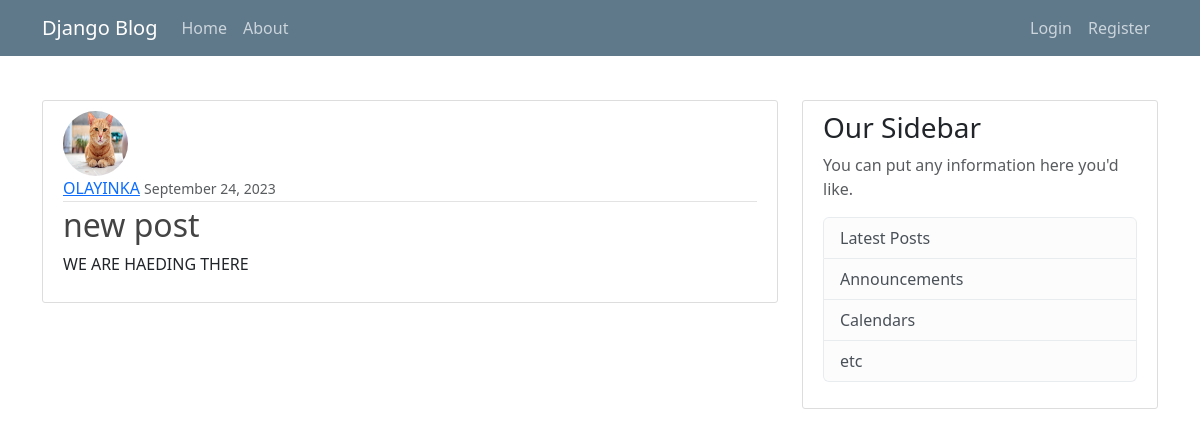
Screenshot of /post/3/ with the database file from the repository.
### blog/models.py (models this page shows, shortened)
class Chat(models.Model):
    title = models.CharField(max_length=80)
    content = models.TextField()
    date_posted = models.DateTimeField(default=timezone.now)
    author = models.ForeignKey(User, on_delete=models.CASCADE)

### users/models.py (models this page shows, shortened)
class Profile(models.Model):
    user = models.OneToOneField(User, on_delete=models.CASCADE)
    image = models.ImageField(default='default.jpg', upload_to='profile_pics')

### blog/views.py (the view)
# urls.py: path('post/<int:pk>/', ChatDetailView.as_view(), name='chat-detail'),
class ChatDetailView(DetailView):
    model = Chat

### blog/templates/blog/chat_detail.html (shortened to what this page needs)
{% extends "blog/base.html" %}
{% block content %}
    <article class="media content-section">
        <img src="{{ object.author.profile.image.url }}" alt="image" class="rounded-circle article-img">
        <div class="media-body">
        <div class="article-metadata">
            <a class="mr-2" href="{% url 'profile' %}">{{ object.author }}</a>
            <small class="text-muted">{{ object.date_posted|date:"F d, Y" }}</small>
        </div>
        <h2 class="article-title">{{ object.title }}</h2>
        <p class="article-content">{{ object.content }}</p>
        </div>
    </article>
{% endblock content %}

### blog/static/blog/main.css (style rules this page uses)
body { background: #453333; color: #333333; margin-top: 5rem; }
h1, h2, h3, h4, h5, h6 { color: #444444; }
.content-section { background: #ffffff; padding: 10px 20px; border: 1px solid #dddddd; border-radius: 3px; margin-bottom: 20px; }
.article-title { color: #444444; }
.article-content { white-space: pre-line; }
.article-img { height: 65px; width: 65px; margin-right: 16px; }
.article-metadata { padding-bottom: 1px; margin-bottom: 4px; border-bottom: 1px solid #e3e3e3 }

### rows the page displays
Chat: author.profile.image (picture), author "OLAYINKA", date_posted "September 24, 2023", title "new post", content "WE ARE HAEDING THERE"
